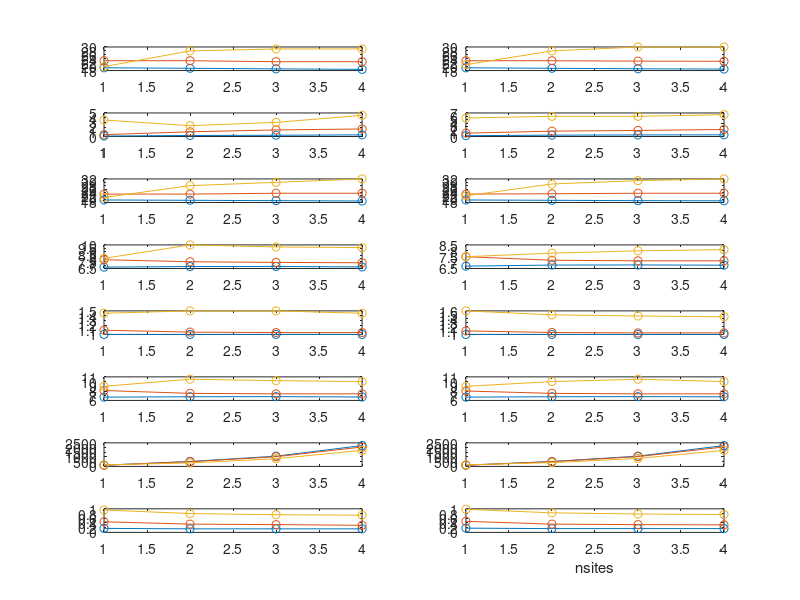
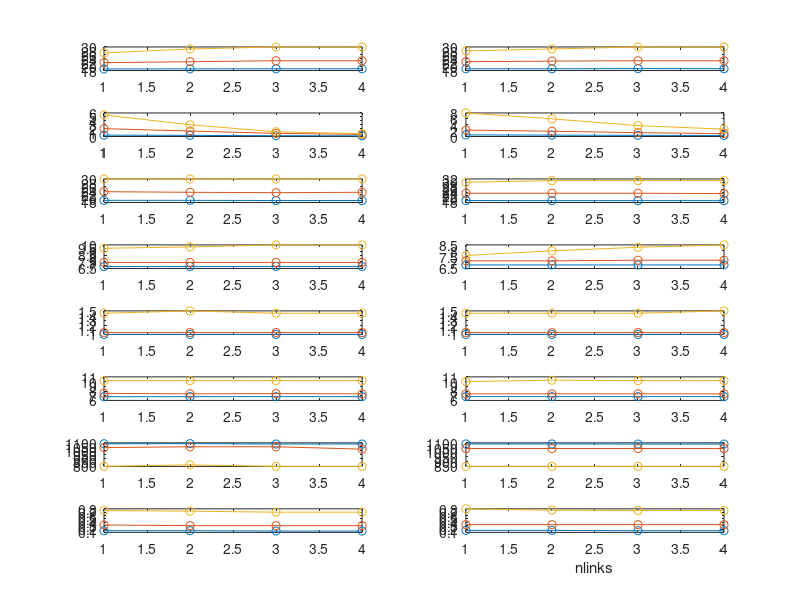

MATLAB code to generate these figures, in order:
M = cell(3,2) ;
H_low  = 1 ;
H_med  = 2 ;
H_high = 3 ;
pas = 1 ;
act = 2 ;

ns3  = 1 ;
ns12 = 2 ;
ns25 = 3 ;
ns50 = 4 ;

alpha_u = 1 ;
beta_u  = 2 ;
gamma_u = 3 ;
alpha_w = 4 ;
beta_w  = 5 ;
gamma_w = 6 ;
biomass = 7 ;
jacc_w  = 8 ;

M{H_low, pas} = ...
    [19.4   0.1     19.5   6.7   1  6.7   129  0.17;
     19.15  0.22    19.3   6.79  1  6.78  520  0.15;
     18.85  0.27    19.1   6.8   1  6.8  1087  0.15;
     18.6    0.35   18.9   6.73  1  6.73 2210  0.15];


M{H_low, act} =...
    [19.4   0.25 19.5  6.7   1  6.7   129.3  0.18;
     19.15 0.4   19.3  6.79 1  6.78  520    0.16;
     18.9   0.47 19.1  6.8   1  6.8   1089    0.16;
     18.75 0.5   19     6.78 1  6.77 2210  0.16] ;

M{H_med, pas} = ...
    [23   0.4 23   7.8  1.09 8.1   125  0.45;
     23    1  23   7.5  1.05 7.5    500  0.35;
     22.5 1.4 23.5 7.4  1.04 7.4   1030  0.33;
     22.5 1.6 23.5 7.35 1.04 7.4 2060  0.3] ;

M{H_med, act} = ...
   [23    1     23    7.5   1.09  8     125  0.47;
    23    1.6  23.2 7.2   1.05  7.5  500  0.35;
    22.8  1.8  23.5 7.15 1.04  7.4 1040 0.33;
    22.7  2.1  23.5 7.15 1.04  7.4 2070 0.32] ;

M{H_high, pas} = ...
    [20  3.5  21   8   1.45  9     160  0.95;
     28  2.3  28  10   1.5  10.5   370  0.8;
     29  3    30   9.7 1.5  10.2   820  0.75;
     29  4.5  32   9.6 1.45 10    1700  0.73] ;

M{H_high, act} = ...
    [21  5.5  22  7.5  1.6    9    165  0.98;
     28  6     29  7.8  1.5   10   400  0.83;
     30  6     31  8     1.47 10.5 850  0.78;
     30  6.5  32  8.1  1.45 10    1700  0.76] ;
 
 
edg24  = 1 ;
edg50  = 2 ;
edg125 = 3 ;
edg250 = 4 ;

 
M25 = cell(3,2) ;

M25{H_low, pas} = ...
    [18.8   0.35 19.1 6.79 1  6.79  1088 0.15;
     18.85 0.3    19.1 6.8  1  6.8    1090  0.15;
     18.9   0.2    19    6.8  1  6.8    1085  0.14;
     18.9   0.18  19    6.8  1  6.8    1085  0.14] ;

M25{H_low, act} = ...
    [18.9 0.55 19.2  6.8 1  6.8 1088 0.16;
    18.9  0.47 19.1  6.8 1  6.8  1088 0.16;
    19     0.4   19.1  6.8  1  6.8  1087  0.15;
    18.95 0.37 19.1 6.8  1  6.8  1087 0.15] ;

M25{H_med, pas} = ...
    [22    2  23.5  7.4  1.04  7.5  1040  0.32;
     22.5 1.4 23.2 7.4 1.04 7.4 1050  0.3;
     23    0.8  23    7.4 1.04  7.45 1050 0.3;
     23    0.55 23.2 7.4 1.04 7.4   1020 0.3  ] ;

M25{H_med, act} = ...
    [22.5  2.2  23.5  7.15 1.04 7.4  1040 0.33;
     22.8  1.8  23.5 7.15 1.04 7.4  1040 0.33;
     23     1.3  23.5 7.2   1.04  7.4  1040 0.33;
     23     1     23.3  7.2  1.04  7.4 1040 0.33] ;

M25{H_high, pas} = ...
    [27  5.5  30   9.5  1.45  10.2  800  0.75;
     29  3     30   9.7  1.5   10.2   820   0.73;
     30  1.2  30  10    1.45  10.2  800  0.7;
     30 0.7   30  10    1.45  10.2  800  0.7] ;

M25{H_high, act} = ...
    [28  8   30   7.6  1.45  10     850 0.8;
     29  6   31   8     1.45  10.3  850 0.76;
     30  3.7 31 8.3  1.45  10.2  850  0.75;
     30  2.5 31 8.5  1.5    10.2  850  0.75] ;

close all
figure ;
plot_id = 1 ;
for response = alpha_u:jacc_w
     subplot(8,2,plot_id) ;
     for h = H_low:H_high
         plot(M{h,pas}(:,response), '-o') ;
         hold on
     end
     
     subplot(8,2,plot_id+1) ;
     for h = H_low:H_high
         plot(M{h,act}(:,response), '-o') ;
         hold on
     end
     plot_id = plot_id + 2 ;
     if response == jacc_w
         xlabel('nsites')
     end
end

figure ;
plot_id = 1 ;
for response = alpha_u:jacc_w
     subplot(8,2,plot_id) ;
     for h = H_low:H_high
         plot(M25{h,pas}(:,response), '-o') ;
         hold on
     end
     
     subplot(8,2,plot_id+1) ;
     for h = H_low:H_high
         plot(M25{h,act}(:,response), '-o') ;
         hold on
     end
     plot_id = plot_id + 2 ;
     if response == jacc_w
         xlabel('nlinks')
     end
 end
 
 
